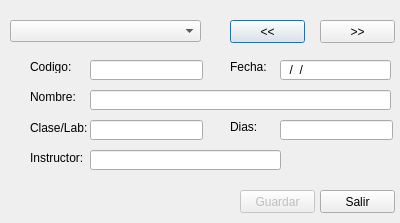
<?xml version="1.0" encoding="UTF-8"?>
<ui version="4.0">
 <class>AgregarCurso</class>
 <widget class="QDialog" name="AgregarCurso">
  <property name="geometry">
   <rect>
    <x>0</x>
    <y>0</y>
    <width>400</width>
    <height>223</height>
   </rect>
  </property>
  <property name="windowTitle">
   <string>Dialog</string>
  </property>
  <widget class="QLineEdit" name="txtFecha">
   <property name="geometry">
    <rect>
     <x>280</x>
     <y>60</y>
     <width>111</width>
     <height>20</height>
    </rect>
   </property>
   <property name="inputMask">
    <string>##/##/####</string>
   </property>
  </widget>
  <widget class="QLineEdit" name="txtDias">
   <property name="geometry">
    <rect>
     <x>280</x>
     <y>120</y>
     <width>113</width>
     <height>20</height>
    </rect>
   </property>
  </widget>
  <widget class="QLabel" name="lblNumClase">
   <property name="geometry">
    <rect>
     <x>30</x>
     <y>120</y>
     <width>61</width>
     <height>16</height>
    </rect>
   </property>
   <property name="text">
    <string>Clase/Lab:</string>
   </property>
  </widget>
  <widget class="QLineEdit" name="txtNumClase">
   <property name="geometry">
    <rect>
     <x>90</x>
     <y>120</y>
     <width>113</width>
     <height>20</height>
    </rect>
   </property>
  </widget>
  <widget class="QLabel" name="lblInstructor">
   <property name="geometry">
    <rect>
     <x>30</x>
     <y>150</y>
     <width>61</width>
     <height>16</height>
    </rect>
   </property>
   <property name="text">
    <string>Instructor:</string>
   </property>
  </widget>
  <widget class="QLabel" name="lblNombre">
   <property name="geometry">
    <rect>
     <x>30</x>
     <y>90</y>
     <width>47</width>
     <height>13</height>
    </rect>
   </property>
   <property name="text">
    <string>Nombre:</string>
   </property>
  </widget>
  <widget class="QPushButton" name="btnAtras">
   <property name="geometry">
    <rect>
     <x>230</x>
     <y>20</y>
     <width>75</width>
     <height>23</height>
    </rect>
   </property>
   <property name="text">
    <string>&lt;&lt;</string>
   </property>
  </widget>
  <widget class="QComboBox" name="cmbTipo">
   <property name="geometry">
    <rect>
     <x>10</x>
     <y>20</y>
     <width>191</width>
     <height>22</height>
    </rect>
   </property>
   <property name="currentText">
    <string/>
   </property>
   <item>
    <property name="text">
     <string/>
    </property>
   </item>
   <item>
    <property name="text">
     <string>Curso</string>
    </property>
   </item>
   <item>
    <property name="text">
     <string>Clase</string>
    </property>
   </item>
   <item>
    <property name="text">
     <string>Laboratorio</string>
    </property>
   </item>
  </widget>
  <widget class="QPushButton" name="btnSalir">
   <property name="geometry">
    <rect>
     <x>320</x>
     <y>190</y>
     <width>75</width>
     <height>23</height>
    </rect>
   </property>
   <property name="text">
    <string>Salir</string>
   </property>
  </widget>
  <widget class="QLabel" name="lblFecha">
   <property name="geometry">
    <rect>
     <x>230</x>
     <y>60</y>
     <width>47</width>
     <height>13</height>
    </rect>
   </property>
   <property name="text">
    <string>Fecha:</string>
   </property>
  </widget>
  <widget class="QLineEdit" name="txtCodigo">
   <property name="enabled">
    <bool>true</bool>
   </property>
   <property name="geometry">
    <rect>
     <x>90</x>
     <y>60</y>
     <width>113</width>
     <height>20</height>
    </rect>
   </property>
  </widget>
  <widget class="QLabel" name="lblDias">
   <property name="geometry">
    <rect>
     <x>230</x>
     <y>120</y>
     <width>47</width>
     <height>13</height>
    </rect>
   </property>
   <property name="text">
    <string>Dias:</string>
   </property>
  </widget>
  <widget class="QLineEdit" name="txtNombre">
   <property name="geometry">
    <rect>
     <x>90</x>
     <y>90</y>
     <width>301</width>
     <height>20</height>
    </rect>
   </property>
  </widget>
  <widget class="QLabel" name="lblCodigo">
   <property name="geometry">
    <rect>
     <x>30</x>
     <y>60</y>
     <width>47</width>
     <height>13</height>
    </rect>
   </property>
   <property name="text">
    <string>Codigo:</string>
   </property>
  </widget>
  <widget class="QPushButton" name="btnGuardar">
   <property name="enabled">
    <bool>false</bool>
   </property>
   <property name="geometry">
    <rect>
     <x>240</x>
     <y>190</y>
     <width>75</width>
     <height>23</height>
    </rect>
   </property>
   <property name="text">
    <string>Guardar</string>
   </property>
  </widget>
  <widget class="QPushButton" name="btnSiguiente">
   <property name="geometry">
    <rect>
     <x>320</x>
     <y>20</y>
     <width>75</width>
     <height>23</height>
    </rect>
   </property>
   <property name="text">
    <string>&gt;&gt;</string>
   </property>
  </widget>
  <widget class="QLineEdit" name="txtInstructor">
   <property name="geometry">
    <rect>
     <x>90</x>
     <y>150</y>
     <width>191</width>
     <height>20</height>
    </rect>
   </property>
  </widget>
 </widget>
 <resources/>
 <connections/>
</ui>
